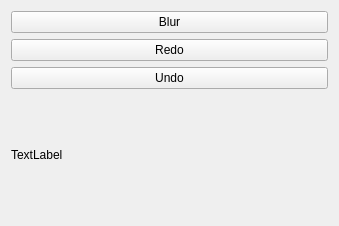
<?xml version="1.0" encoding="UTF-8"?>
<ui version="4.0">
 <class>MainWindow</class>
 <widget class="QMainWindow" name="MainWindow">
  <property name="geometry">
   <rect>
    <x>0</x>
    <y>0</y>
    <width>339</width>
    <height>226</height>
   </rect>
  </property>
  <property name="windowTitle">
   <string>MainWindow</string>
  </property>
  <widget class="QWidget" name="centralWidget">
   <layout class="QGridLayout" name="gridLayout">
    <item row="2" column="1">
     <widget class="QPushButton" name="undo_btn">
      <property name="text">
       <string>Undo</string>
      </property>
     </widget>
    </item>
    <item row="0" column="1">
     <widget class="QPushButton" name="blur_btn">
      <property name="text">
       <string>Blur</string>
      </property>
     </widget>
    </item>
    <item row="1" column="1">
     <widget class="QPushButton" name="redo_btn">
      <property name="text">
       <string>Redo</string>
      </property>
     </widget>
    </item>
    <item row="3" column="1">
     <widget class="QLabel" name="label">
      <property name="text">
       <string>TextLabel</string>
      </property>
     </widget>
    </item>
   </layout>
  </widget>
 </widget>
 <layoutdefault spacing="6" margin="11"/>
 <resources/>
 <connections/>
</ui>
